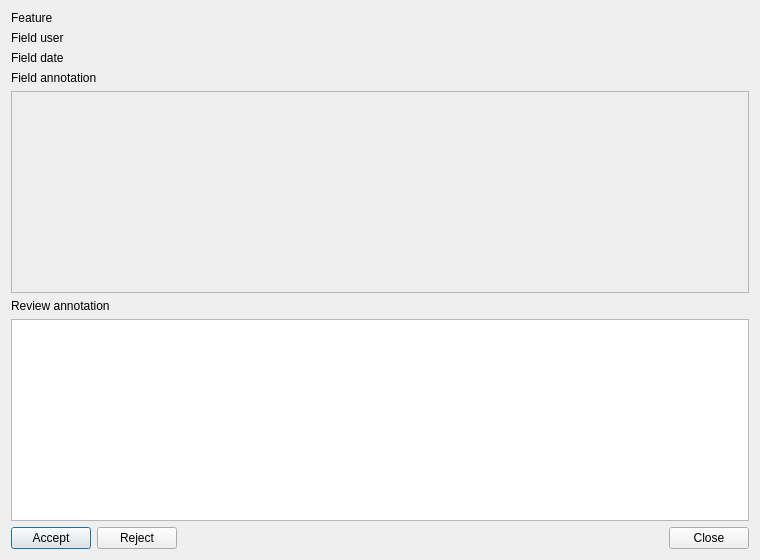
<?xml version="1.0" encoding="UTF-8"?>
<ui version="4.0">
 <class>dlg_review_feature</class>
 <widget class="QDialog" name="dlg_review_feature">
  <property name="geometry">
   <rect>
    <x>0</x>
    <y>0</y>
    <width>760</width>
    <height>560</height>
   </rect>
  </property>
  <property name="windowTitle">
   <string>Feature review</string>
  </property>
  <layout class="QGridLayout" name="lyt_review_feature">
   <item row="0" column="0">
    <layout class="QGridLayout" name="lyt_review_header">
     <item row="0" column="0">
      <widget class="QLabel" name="lbl_feature_title">
       <property name="text">
        <string>Feature</string>
       </property>
      </widget>
     </item>
     <item row="0" column="1">
      <widget class="QLabel" name="lbl_feature">
       <property name="text">
        <string/>
       </property>
      </widget>
     </item>
     <item row="1" column="0">
      <widget class="QLabel" name="lbl_field_user_title">
       <property name="text">
        <string>Field user</string>
       </property>
      </widget>
     </item>
     <item row="1" column="1">
      <widget class="QLabel" name="lbl_field_user">
       <property name="text">
        <string/>
       </property>
      </widget>
     </item>
     <item row="2" column="0">
      <widget class="QLabel" name="lbl_field_date_title">
       <property name="text">
        <string>Field date</string>
       </property>
      </widget>
     </item>
     <item row="2" column="1">
      <widget class="QLabel" name="lbl_field_date">
       <property name="text">
        <string/>
       </property>
      </widget>
     </item>
     <item row="3" column="0">
      <widget class="QLabel" name="lbl_field_annotation_title">
       <property name="text">
        <string>Field annotation</string>
       </property>
      </widget>
     </item>
     <item row="3" column="1">
      <widget class="QLabel" name="lbl_field_annotation">
       <property name="text">
        <string/>
       </property>
       <property name="wordWrap">
        <bool>true</bool>
       </property>
      </widget>
     </item>
    </layout>
   </item>
   <item row="1" column="0">
    <widget class="QScrollArea" name="scroll_review_fields">
     <property name="widgetResizable">
      <bool>true</bool>
     </property>
     <widget class="QWidget" name="review_fields_container">
      <layout class="QGridLayout" name="lyt_review_fields"/>
     </widget>
    </widget>
   </item>
   <item row="2" column="0">
    <widget class="QLabel" name="lbl_review_annotation">
     <property name="text">
      <string>Review annotation</string>
     </property>
    </widget>
   </item>
   <item row="3" column="0">
    <widget class="QTextEdit" name="txt_review_annotation"/>
   </item>
   <item row="4" column="0">
    <layout class="QHBoxLayout" name="lyt_review_buttons">
     <item>
      <widget class="QPushButton" name="btn_accept">
       <property name="text">
        <string>Accept</string>
       </property>
      </widget>
     </item>
     <item>
      <widget class="QPushButton" name="btn_reject">
       <property name="text">
        <string>Reject</string>
       </property>
      </widget>
     </item>
     <item>
      <spacer name="spacer_review_buttons">
       <property name="orientation">
        <enum>Qt::Horizontal</enum>
       </property>
       <property name="sizeHint" stdset="0">
        <size>
         <width>40</width>
         <height>20</height>
        </size>
       </property>
      </spacer>
     </item>
     <item>
      <widget class="QPushButton" name="btn_close">
       <property name="text">
        <string>Close</string>
       </property>
      </widget>
     </item>
    </layout>
   </item>
  </layout>
 </widget>
 <resources/>
 <connections/>
</ui>
